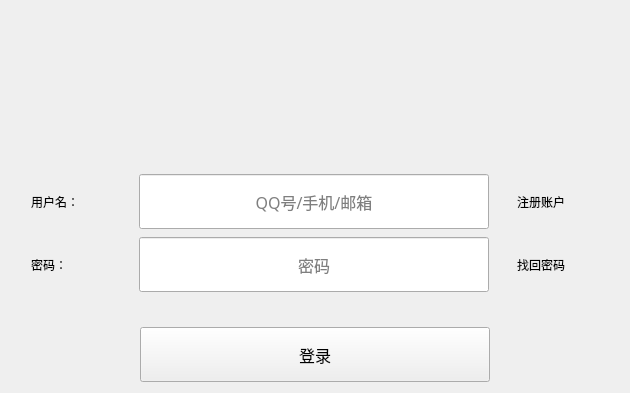
<?xml version="1.0" encoding="UTF-8"?>
<ui version="4.0">
 <class>CenterWidget</class>
 <widget class="QWidget" name="CenterWidget">
  <property name="geometry">
   <rect>
    <x>0</x>
    <y>0</y>
    <width>630</width>
    <height>393</height>
   </rect>
  </property>
  <property name="minimumSize">
   <size>
    <width>630</width>
    <height>0</height>
   </size>
  </property>
  <property name="maximumSize">
   <size>
    <width>630</width>
    <height>16777215</height>
   </size>
  </property>
  <property name="windowTitle">
   <string>Form</string>
  </property>
  <layout class="QGridLayout" name="gridLayout">
   <item row="0" column="0">
    <layout class="QVBoxLayout" name="verticalLayout_2" stretch="8,8,1,2">
     <property name="spacing">
      <number>12</number>
     </property>
     <item>
      <layout class="QHBoxLayout" name="horizontalLayout_3">
       <item>
        <spacer name="horizontalSpacer">
         <property name="orientation">
          <enum>Qt::Horizontal</enum>
         </property>
         <property name="sizeHint" stdset="0">
          <size>
           <width>40</width>
           <height>20</height>
          </size>
         </property>
        </spacer>
       </item>
       <item>
        <widget class="QLabel" name="label_Avantar">
         <property name="minimumSize">
          <size>
           <width>140</width>
           <height>140</height>
          </size>
         </property>
         <property name="maximumSize">
          <size>
           <width>140</width>
           <height>140</height>
          </size>
         </property>
         <property name="styleSheet">
          <string notr="true"/>
         </property>
         <property name="text">
          <string/>
         </property>
        </widget>
       </item>
       <item>
        <spacer name="horizontalSpacer_2">
         <property name="orientation">
          <enum>Qt::Horizontal</enum>
         </property>
         <property name="sizeHint" stdset="0">
          <size>
           <width>40</width>
           <height>20</height>
          </size>
         </property>
        </spacer>
       </item>
      </layout>
     </item>
     <item>
      <layout class="QVBoxLayout" name="verticalLayout">
       <property name="spacing">
        <number>8</number>
       </property>
       <property name="topMargin">
        <number>11</number>
       </property>
       <item>
        <layout class="QHBoxLayout" name="horizontalLayout">
         <item>
          <widget class="QLabel" name="label_4">
           <property name="minimumSize">
            <size>
             <width>80</width>
             <height>55</height>
            </size>
           </property>
           <property name="maximumSize">
            <size>
             <width>80</width>
             <height>55</height>
            </size>
           </property>
           <property name="text">
            <string>用户名：</string>
           </property>
          </widget>
         </item>
         <item>
          <widget class="QLineEdit" name="lineEdit_usrname">
           <property name="minimumSize">
            <size>
             <width>350</width>
             <height>55</height>
            </size>
           </property>
           <property name="maximumSize">
            <size>
             <width>350</width>
             <height>55</height>
            </size>
           </property>
           <property name="font">
            <font>
             <family>微软雅黑</family>
             <pointsize>12</pointsize>
             <weight>50</weight>
             <bold>false</bold>
            </font>
           </property>
           <property name="text">
            <string/>
           </property>
           <property name="alignment">
            <set>Qt::AlignCenter</set>
           </property>
           <property name="placeholderText">
            <string>QQ号/手机/邮箱</string>
           </property>
          </widget>
         </item>
         <item>
          <widget class="QLabel" name="label_5">
           <property name="minimumSize">
            <size>
             <width>80</width>
             <height>55</height>
            </size>
           </property>
           <property name="maximumSize">
            <size>
             <width>80</width>
             <height>55</height>
            </size>
           </property>
           <property name="text">
            <string>注册账户</string>
           </property>
          </widget>
         </item>
        </layout>
       </item>
       <item>
        <layout class="QHBoxLayout" name="horizontalLayout_2">
         <item>
          <widget class="QLabel" name="label_6">
           <property name="minimumSize">
            <size>
             <width>80</width>
             <height>55</height>
            </size>
           </property>
           <property name="maximumSize">
            <size>
             <width>80</width>
             <height>55</height>
            </size>
           </property>
           <property name="text">
            <string>密码：</string>
           </property>
          </widget>
         </item>
         <item>
          <widget class="QLineEdit" name="lineEdit_pwd">
           <property name="minimumSize">
            <size>
             <width>350</width>
             <height>55</height>
            </size>
           </property>
           <property name="maximumSize">
            <size>
             <width>350</width>
             <height>55</height>
            </size>
           </property>
           <property name="font">
            <font>
             <family>微软雅黑</family>
             <pointsize>12</pointsize>
             <weight>50</weight>
             <bold>false</bold>
            </font>
           </property>
           <property name="echoMode">
            <enum>QLineEdit::Password</enum>
           </property>
           <property name="alignment">
            <set>Qt::AlignCenter</set>
           </property>
           <property name="placeholderText">
            <string>密码</string>
           </property>
          </widget>
         </item>
         <item>
          <widget class="QLabel" name="label_7">
           <property name="minimumSize">
            <size>
             <width>80</width>
             <height>55</height>
            </size>
           </property>
           <property name="maximumSize">
            <size>
             <width>80</width>
             <height>55</height>
            </size>
           </property>
           <property name="text">
            <string>找回密码</string>
           </property>
          </widget>
         </item>
        </layout>
       </item>
      </layout>
     </item>
     <item>
      <spacer name="verticalSpacer">
       <property name="orientation">
        <enum>Qt::Vertical</enum>
       </property>
       <property name="sizeHint" stdset="0">
        <size>
         <width>20</width>
         <height>40</height>
        </size>
       </property>
      </spacer>
     </item>
     <item>
      <layout class="QHBoxLayout" name="horizontalLayout_4">
       <item>
        <spacer name="horizontalSpacer_3">
         <property name="orientation">
          <enum>Qt::Horizontal</enum>
         </property>
         <property name="sizeHint" stdset="0">
          <size>
           <width>40</width>
           <height>20</height>
          </size>
         </property>
        </spacer>
       </item>
       <item>
        <widget class="QPushButton" name="LoginBtn">
         <property name="minimumSize">
          <size>
           <width>350</width>
           <height>55</height>
          </size>
         </property>
         <property name="maximumSize">
          <size>
           <width>350</width>
           <height>55</height>
          </size>
         </property>
         <property name="font">
          <font>
           <family>微软雅黑</family>
           <pointsize>12</pointsize>
          </font>
         </property>
         <property name="text">
          <string>登录</string>
         </property>
        </widget>
       </item>
       <item>
        <spacer name="horizontalSpacer_4">
         <property name="orientation">
          <enum>Qt::Horizontal</enum>
         </property>
         <property name="sizeHint" stdset="0">
          <size>
           <width>40</width>
           <height>20</height>
          </size>
         </property>
        </spacer>
       </item>
      </layout>
     </item>
    </layout>
   </item>
  </layout>
 </widget>
 <resources/>
 <connections/>
</ui>
